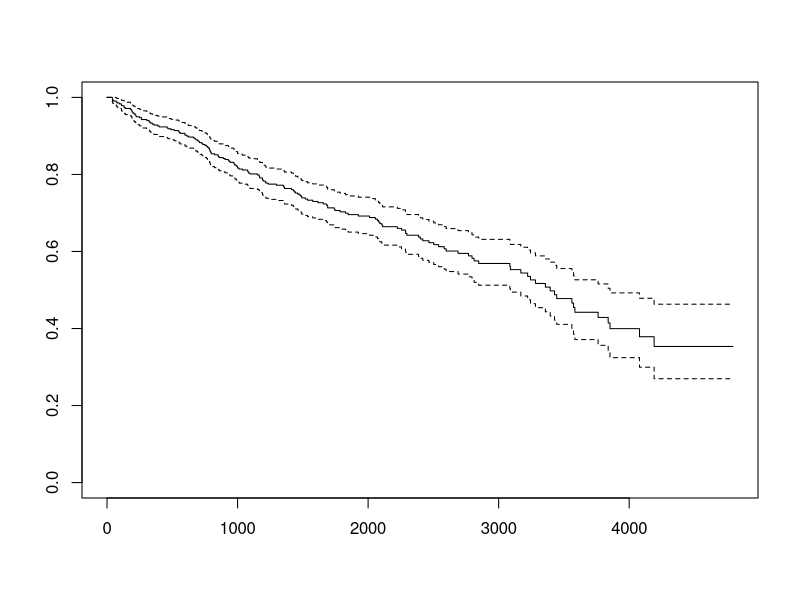
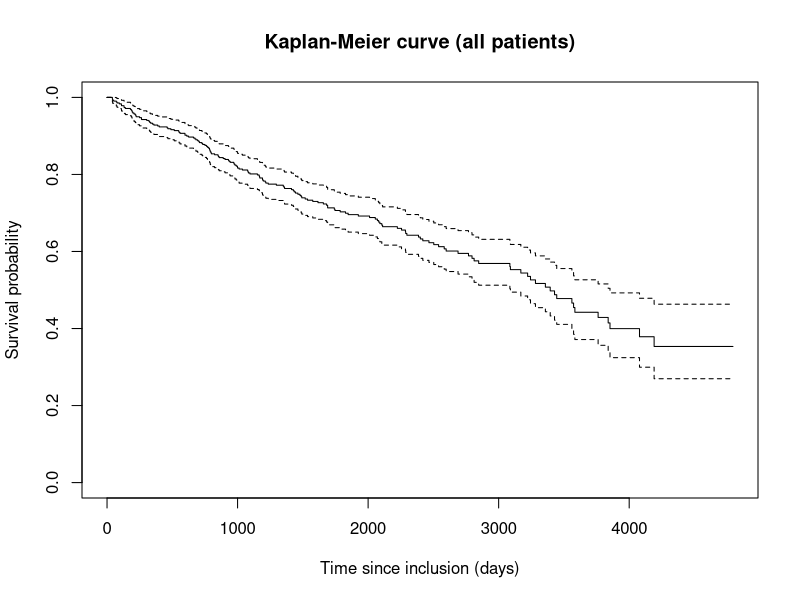
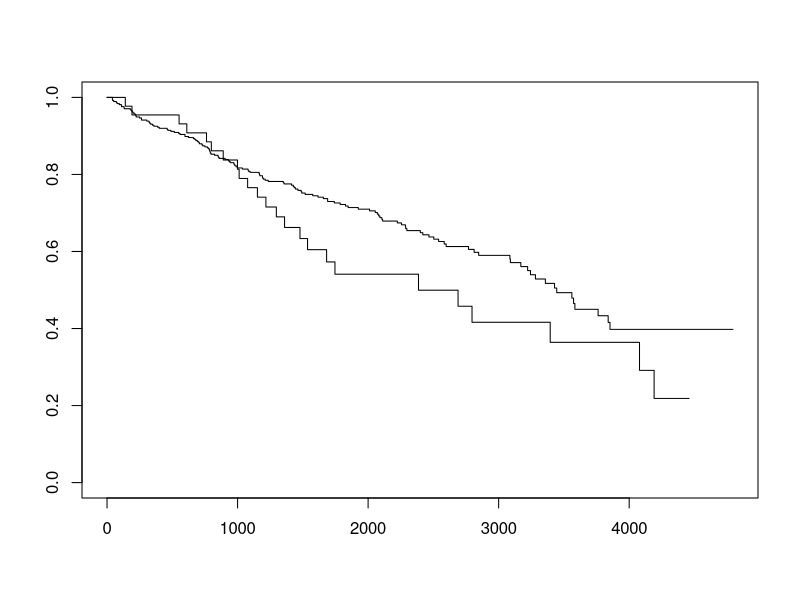
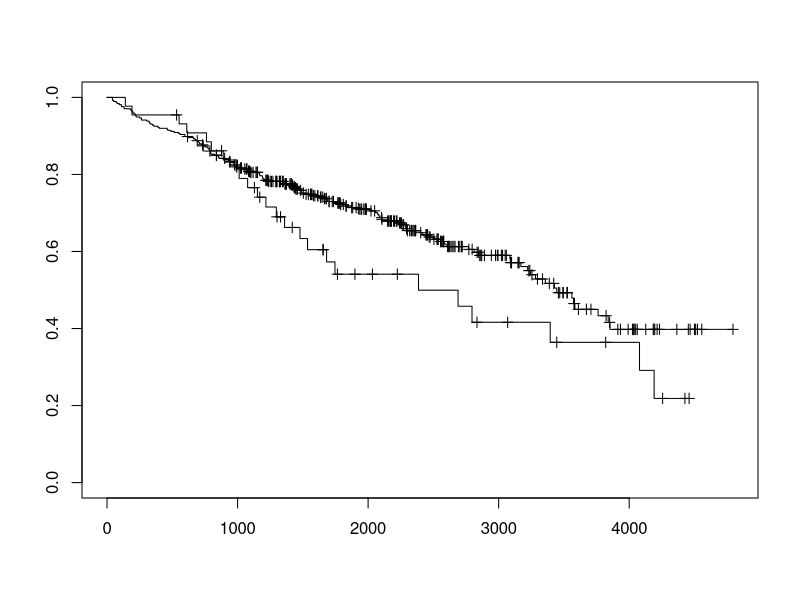
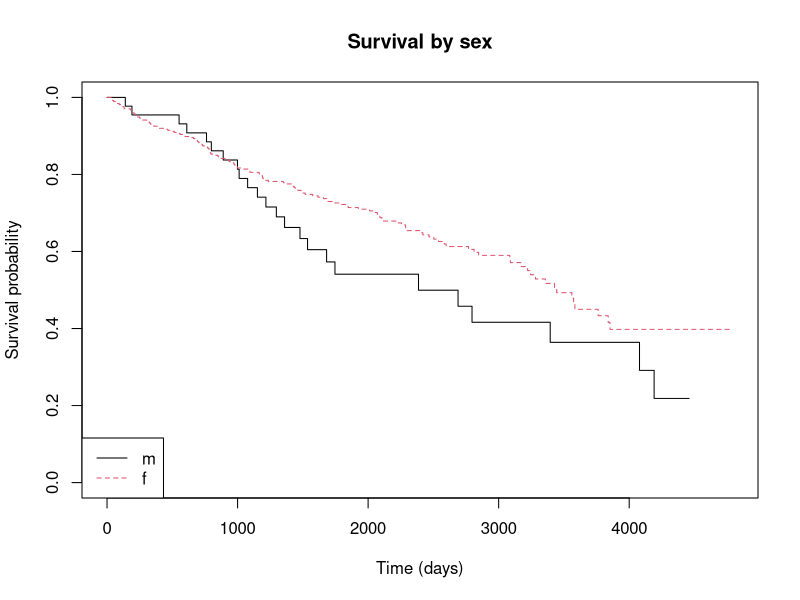

R code for these plots, in order: (Note: this script raises an error after producing the figures.)

###################################################################
# Survival-Analysen using the "survival" and "survminer" packeges #
###################################################################

library(survival) #package for survival analysis
library(survminer) #for nicer plots using the function ggsurvplot()
head(pbc) #data set included in the survival package

# Take a look at the data set ----
?pbc                    # Description of the data set
head(pbc)
str(pbc)

# Check for missing values
sum(is.na(pbc))  # Total missing values in the dataset
sum(is.na(pbc$age))  # Missing values in age
sum(is.na(pbc$time)) # Missing values in survival time
sum(is.na(pbc$status)) # Missing values in event status

# You may want to remove rows with NAs for Cox regression:
pbc_cc <- na.omit(pbc)

#Create the survival object. 
(surv_km <- survfit(Surv(pbc$time, pbc$status==2) ~1))
#Define status==2 as death. Thus, status==1 is treated as censored.
pbc$SurvObj <- with(pbc, Surv(time, status == 2))

#?survfit

#survfit(formula, data, weights, subset, na.action, etype, id, istate, timefix=TRUE, ...)
#Arguments
#formula 	a formula object, which must have a Surv object as the response on the left of the ~ operator and, if desired, terms separated by + operators on the right. One of the terms may be a strata object. For a single survival curve the right hand side should be ~ 1. 

######################
# 1. Kaplan-Meier curve:

plot(surv_km)

#A little bit more comprehensive:
plot(
  surv_km,
  xlab = "Time since inclusion (days)",
  ylab = "Survival probability",
  main = "Kaplan-Meier curve (all patients)"
)

# Important summary statistics
summary(surv_km)           # survival at specific times
surv_median(surv_km)       # median survival (survminer)


######################
# 2.  Kaplan-Meier curve stratified by sex:

surv_km_by_sex <- survfit(SurvObj ~ sex, data = pbc, conf.type = "log-log")

plot(surv_km_by_sex)
plot(surv_km_by_sex, mark.time=T) #with "ticks" at events
plot(
  surv_km_by_sex,
  xlab = "Time (days)",
  ylab = "Survival probability",
  col  = 1:2,
  lty  = 1:2,
  main = "Survival by sex"
)
legend("bottomleft", legend = levels(pbc$sex), col = 1:2, lty = 1:2)


######################
# 3.  Nicer plots with ggsurvplot:

ggsurvplot(surv_km_by_sex)
ggsurvplot(surv_km_by_sex, fun="cumhaz") #"cumhaz" for the cumulative hazard function
ggsurvplot(surv_km_by_sex, fun="event") #"event" for cumulative events
ggsurvplot(surv_km_by_sex, fun="pct") #"pct" for survival probability in percentage.
ggsurvplot(surv_km_by_sex, conf.int=T) #with CIs
ggsurvplot(surv_km_by_sex, risk.table=T) #with "risk table"


######################
# 4.  Group comparisons with survdiff():

#test for difference between male and female:
survdiff(SurvObj ~ sex, data=pbc) #chi-squared test and p value


######################
# 5.  Cox regression (multivariate):
#see http://rstudio-pubs-static.s3.amazonaws.com/5896_8f0fed2ccbbd42489276e554a05af87e.html

cox1 <- coxph(SurvObj ~ age + sex + hepato + bili + albumin + platelet + stage, data=pbc)

summary(cox1)          # HRs, CIs, p values
exp(coef(cox1))        # Hazard Ratios
exp(confint(cox1))     # 95%-CIs for the HRs


ggforest(cox1) #Forest plot with HRs and CIs for all variables!
ggforest(cox1, main="Cox model: Hazard ratios")
# ggforest generates a forest plot to visualize the HRs and 95% CIs for each covariate
# HRs greater than 1 indicate an increased hazard, and HRs less than 1 indicate a decreased hazard for that variable.

######################
# 6. Check for violation of proportional hazard (constant HR over time)

(zph1 <- cox.zph(cox1)) #Stage is statistically significant. Note: This suggests a violation of the proportional hazards assumption!

#Schoenfeld residuals:
plot(zph1)

#For all variables using the survminer function (nicer):
ggcoxzph(zph1) # This plots Schoenfeld residuals for each variable
# Use ggcoxzph() to visualize the proportional hazards assumption
# ggcoxzph() helps visualize the Schoenfeld residuals for each covariate. The plot shows whether the residuals are random (no violation) or follow a pattern (violation of PH assumption)


# Solution 1: Stratification by status
cox2 <- coxph(SurvObj ~ age + sex + hepato + bili + albumin + platelet + strata(stage), data=pbc)
summary(cox2)
(zph2 <- cox.zph(cox2)) #better

# Solution 2: Time-varying effect for stage (e.g., the effect of stage could change over time)
cox3 <- coxph(Surv(time, status == 2) ~ age + sex + hepato + bili + albumin + platelet + tt(stage), data = pbc, tt = function(x, t) x * log(t))
summary(cox3)
